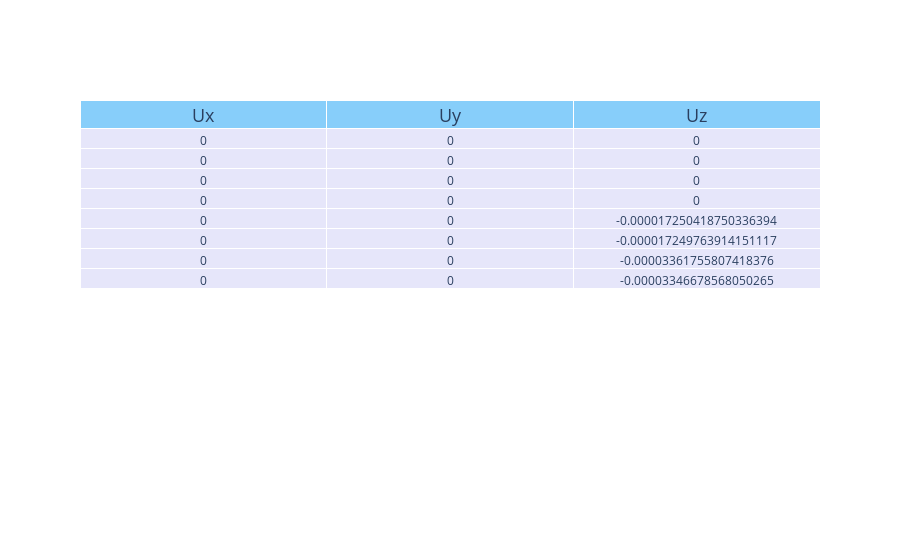

Notebook source saved alongside this figure:
### Markdown cell above
We can use `Plotly` to visualize our results:

### Code cell
import plotly.graph_objects as go

Font = go.table.header.Font

header=dict(
    values=['Ux', 'Uy', 'Uz'], 
    fill_color='lightskyblue',
    font = Font(size=18))

cells = dict(
    values=[dofsol[:, i, 0] for i in range(3)],
    fill_color='lavender',
    )

fig = go.Figure(data=[go.Table(header=header, cells=cells)])
fig.show()

### Figure 1 — Plotly figure (JSON) as saved in the notebook; plotly's stock layout.template omitted (floating-point values rounded to 4 significant figures)
{"data": [{"cells": {"fill": {"color": "lavender"}, "values": [[0, 0, 0, 0, 0, 0, 0, 0], [0, 0, 0, 0, 0, 0, 0, 0], [0, 0, 0, 0, -1.725e-05, -1.725e-05, -3.362e-05, -3.347e-05]]}, "header": {"fill": {"color": "lightskyblue"}, "font": {"size": 18}, "values": ["Ux", "Uy", "Uz"]}, "type": "table"}], "layout": {}}
